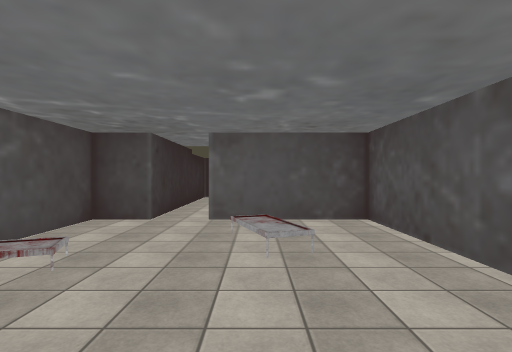
[1] (above)

21 first-person views from a walk through a scene from a Unity 3-D project. The camera is 1.5 m above the floor, looks level and sees 80° across. Doors are open. The floor is counted in squares, 2 m on a side. Each view is taken from the middle of a square. On the plan, view 1 faces up. The plan holds only what a view shows up to about 10 squares ahead; the rest is blank. The place goes on beyond the plan. Some surface patterns are stand-ins.

[2]
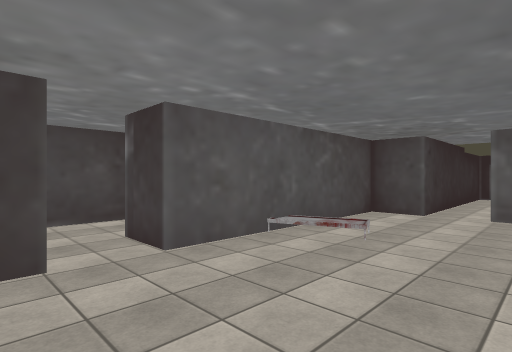

[3]
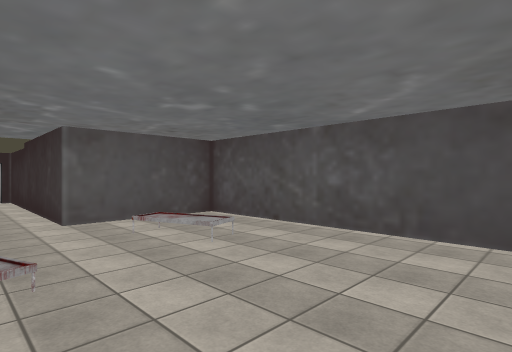

[4]
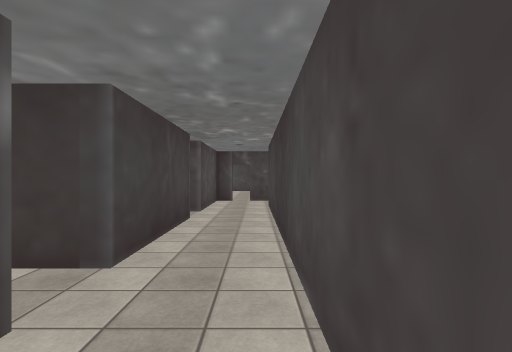

[5]
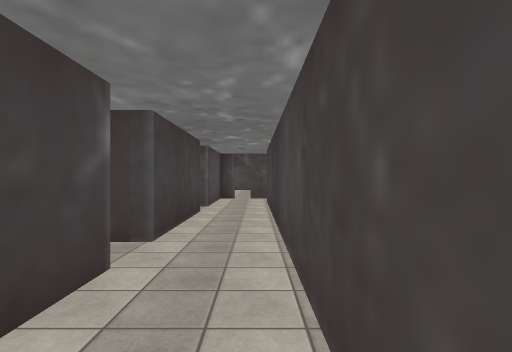

[6]
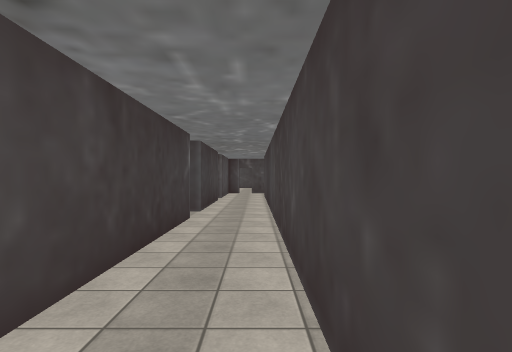

[7]
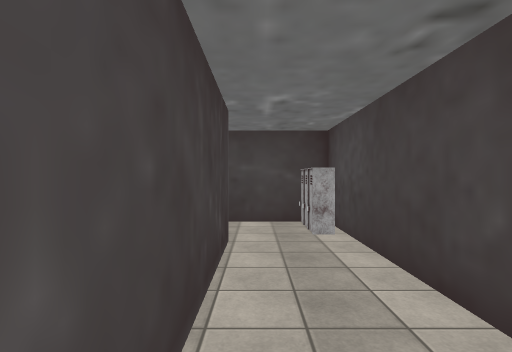

[8]
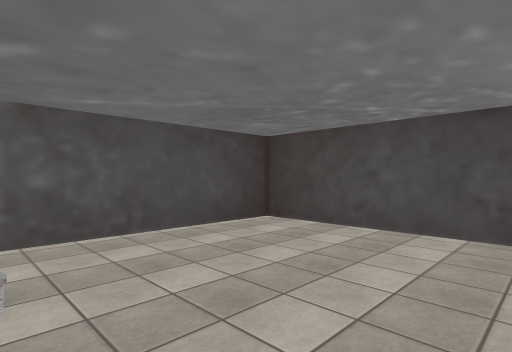

[9]
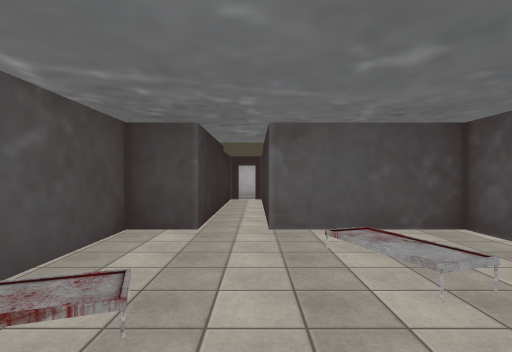

[10]
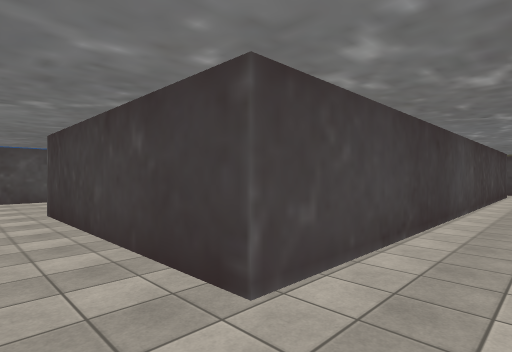

[11]
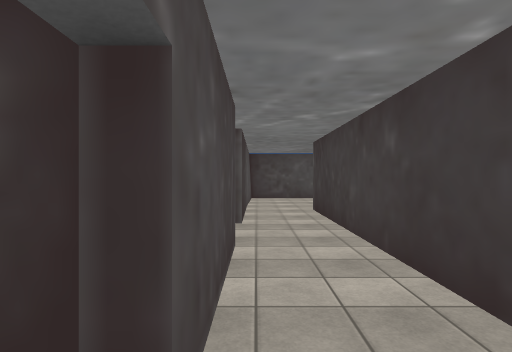

[12]
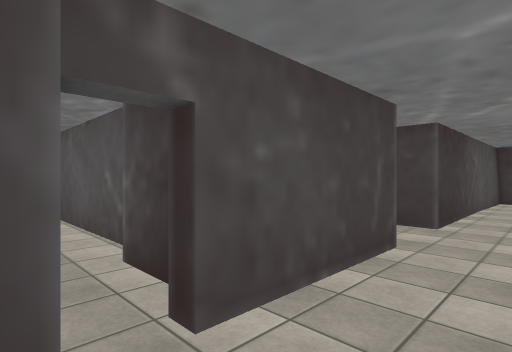

[13]
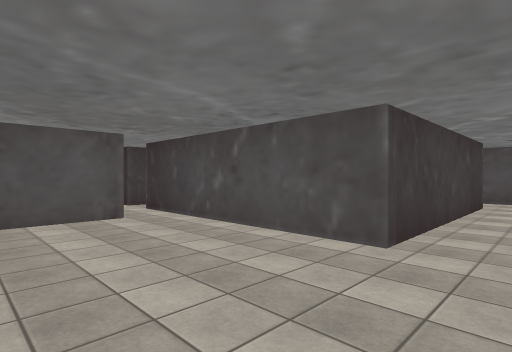

[14]
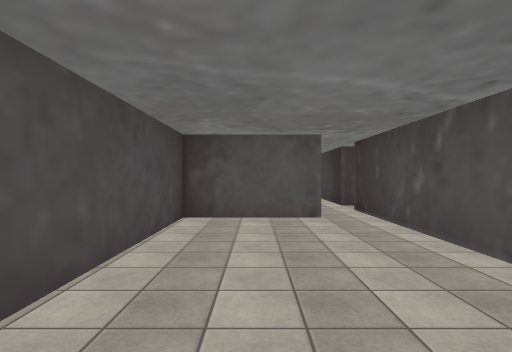

[15]
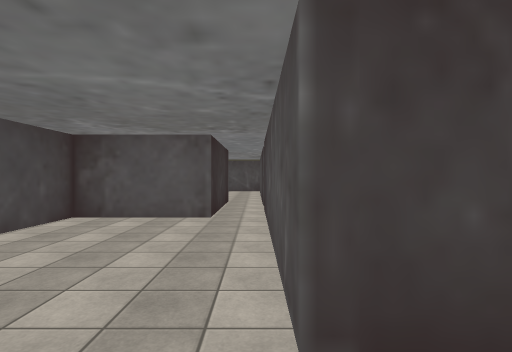

[16]
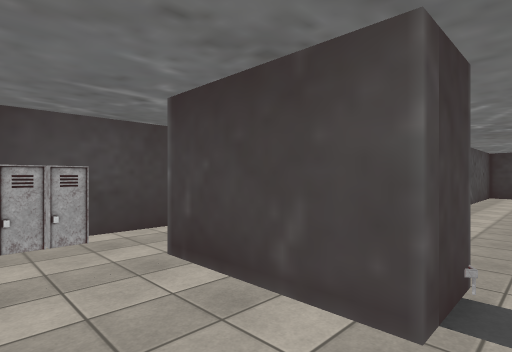

[17]
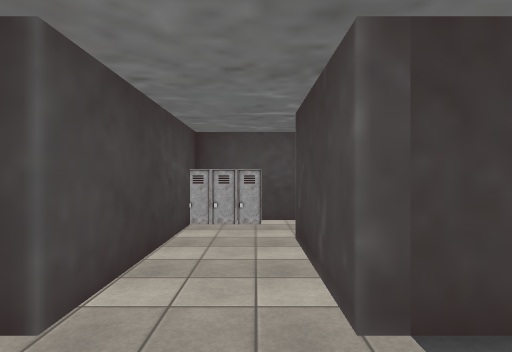

[18]
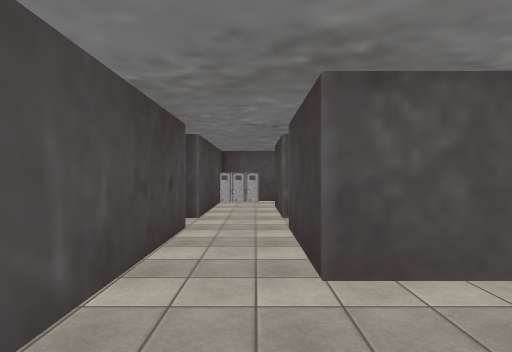

[19]
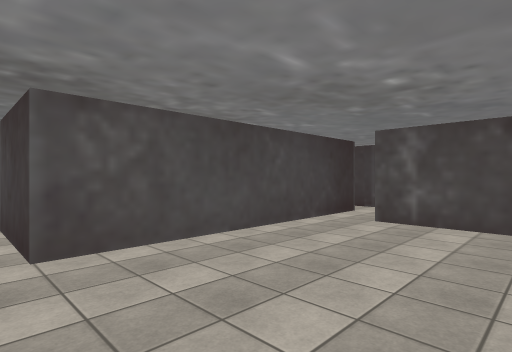

[20]
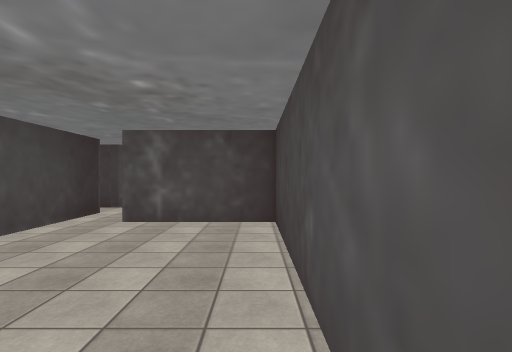

[21]
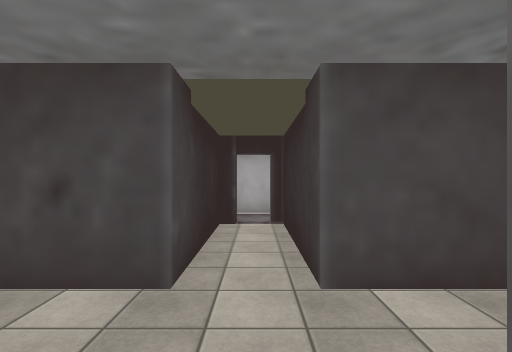

### Floor plan
Points are (right, up) in squares from view 1. A wall is a line through its corners. A room is listed if a view was taken in it or the views show most of it. See-through windows are left out.
Room 1 (views 1, 2, 3, 4, 5, 6, 7, 8, 9)
walls: (-1.7, -1.2) (1.9, -1.2) (1.9, 5.3) (-0.8, 5.3) (-0.8, 10.6); (-5.3, 6.5) (-5.3, -5.7); (-3.8, -3.5) (-3.8, -0.5) (-2.8, -0.5) (-2.8, -0.9); (-4.5, 8) (-5.5, 8); (-3.8, -5.5) (-3.8, -4.5); (-1.8, 10.8) (-1.8, 5.3) (-2.8, 5.3) (-2.8, 0.5) (-3.8, 0.5) (-3.8, 6.6)
ways out: opening at (-4.5, -5) to room 2; opening at (-6, 7) to room 3; open door at (-1.5, 11)
objects: cabinet (-4, 7); table (-3, 2)
Room 2 (views 10, 11, 12, 13, 14, 15)
walls: (-11.8, -1.5) (-14.3, -1.5) (-14.3, -7.2) (-8.8, -7.2) (-8.8, -7.9); (-7.4, -7.2) (-4.7, -7.2); (-5.3, -5.7) (-10.8, -5.7) (-10.8, -1.5); (-4.4, -7.2) (-3.8, -7.2) (-3.8, -5.5)
ways out: opening at (-4.5, -5) to room 1; opening at (-11, -1) to room 5
Room 3 (views 16, 21)
walls: (-6.6, 6.5) (-5.3, 6.5); (-5.5, 8) (-7.6, 8) (-7.6, 10.8); (-6.3, -4.5) (-6.3, -1.6); (-8.6, 10.8) (-8.6, 8)
ways out: opening at (-6, 7) to room 1; opening at (-9.5, 7) to room 4; open door at (-8, 11)
objects: table (-7, 6)
Room 4 (views 17, 18, 19, 20)
walls: (-14.3, 6.6) (-14.3, 2) (-11.8, 2) (-11.8, 0.5); (-10.8, 0.8) (-10.8, 6.5) (-8.5, 6.5); (-8.6, 8) (-11.9, 8)
ways out: opening at (-9.5, 7) to room 3; opening at (-11, 1.5) to room 5
Room 5 (no view inside)
walls: (-11.8, 0.5) (-11.8, -1.5); (-10.2, 0.8) (-10.8, 0.8); (-10.8, -1.5) (-10.8, -0.2) (-10.2, -0.2)
ways out: opening at (-11, -1) to room 2; opening at (-11, 1.5) to room 4

Where each view was taken, in squares from view 1:
view 1: 0 up, 0 right, facing up
view 2: 1 down, 0 right, facing up-left
view 3: 0 up, 2 left, facing up-right
view 4: 2 up, 5 left, facing down
view 5: 3 up, 5 left, facing down
view 6: 6 up, 5 left, facing down
view 7: 3 up, 5 left, facing up
view 8: 3 up, 2 left, facing down-right
view 9: 1 up, 1 left, facing up
view 10: 7 down, 4 left, facing up-left
view 11: 7 down, 4 left, facing left
view 12: 6 down, 4 left, facing down-left
view 13: 7 down, 14 left, facing up-right
view 14: 7 down, 13 left, facing up
view 15: 7 down, 11 left, facing up
view 16: 8 up, 8 left, facing down-right
view 17: 7 up, 9 left, facing right
view 18: 7 up, 13 left, facing right
view 19: 7 up, 14 left, facing down-right
view 20: 7 up, 14 left, facing down
view 21: 6 up, 8 left, facing up
